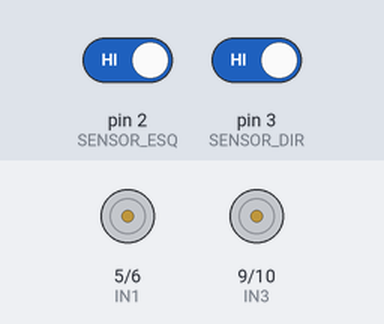
Recording of a sketch running on a simulated Arduino Uno, built with avr-gcc and run on an emulated ATmega328P. Shown: motor-driver pin pairs drawn as motors (green arrow = first pin HIGH = forward, orange = second pin HIGH = backward, longer = more drive). Inputs (shaded band) come from the test bench; at power-on: pin 2 (SENSOR_ESQ) HIGH, pin 3 (SENSOR_DIR) HIGH.

Above: at 1.2 s.
1.3 s: pin 2 (SENSOR_ESQ) driven LOW
At 2.4 s:
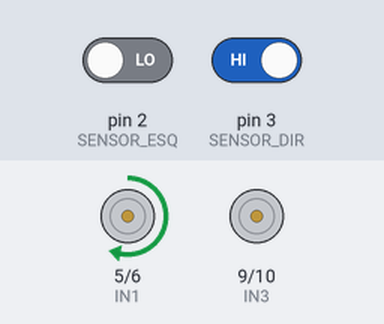
2.8 s: pin 3 (SENSOR_DIR) driven LOW
At 3.5 s:
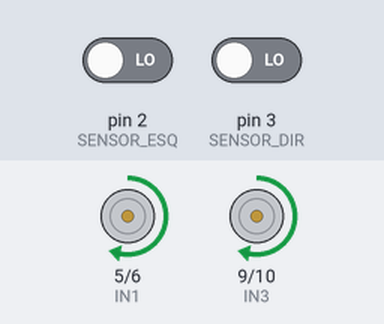
4.3 s: pin 2 (SENSOR_ESQ) driven HIGH
At 4.6 s:
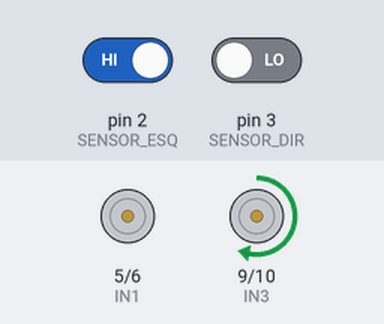
Timing chart, 0 to 7.3 s (numbered marks = the images above; inputs shaded):
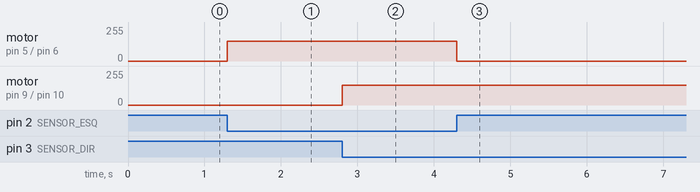

The sketch:

sketch_nov3a.ino
```cpp
// ===================================================
// PROJETO ROBÔ SEGUE-LINHA (ARDUINO UNO + L9110S + 2x TCRT5000)
// ===================================================

// --- Mapeamento dos Pinos dos Sensores de Linha ---
const int SENSOR_ESQ = 2; // Sensor Esquerdo (D0)
const int SENSOR_DIR = 3; // Sensor Direito (D0)

// --- Mapeamento dos Pinos da Ponte H L9110S ---
const int IN1 = 5;  // Motor Esquerdo (Sentido A / PWM)
const int IN2 = 6;  // Motor Esquerdo (Sentido B / PWM)
const int IN3 = 9;  // Motor Direito (Sentido A / PWM)
const int IN4 = 10; // Motor Direito (Sentido B / PWM)

// --- Ajuste de Velocidade (0 a 255) ---
// Motores DC com 4 pilhas costumam responder bem entre 120 e 180
int velocidade = 150;

// Protótipos das funções
void frente();
void esquerda();
void direita();
void parar();

void setup() {
  // Configuração dos pinos dos sensores como Entrada
  pinMode(SENSOR_ESQ, INPUT);
  pinMode(SENSOR_DIR, INPUT);

  // Configuração dos pinos dos motores como Saída
  pinMode(IN1, OUTPUT);
  pinMode(IN2, OUTPUT);
  pinMode(IN3, OUTPUT);
  pinMode(IN4, OUTPUT);

  // Inicializa com motores parados
  parar();
}

void loop() {
  // Leitura dos sensores (0 = Branco / 1 = Preto na maioria dos módulos)
  int leituraEsq = digitalRead(SENSOR_ESQ);
  int leituraDir = digitalRead(SENSOR_DIR);

  // Lógica de Movimentação do Segue-Linha:
  if (leituraEsq == LOW && leituraDir == LOW) {
    // Ambos na pista branca -> Anda para FRENTE
    frente();
  } else if (leituraEsq == HIGH && leituraDir == LOW) {
    // Sensor Esquerdo detectou a linha preta -> Vira para a ESQUERDA
    esquerda();
  } else if (leituraEsq == LOW && leituraDir == HIGH) {
    // Sensor Direito detectou a linha preta -> Vira para a DIREITA
    direita();
  } else if (leituraEsq == HIGH && leituraDir == HIGH) {
    // Ambos na linha preta ou cruzamento -> PARAR
    parar();
  }
}

// ===================================================
// FUNÇÕES DE CONTROLE DOS MOTORES (L9110S)
// ===================================================

void frente() {
  // Motor Esquerdo FRENTE
  analogWrite(IN1, velocidade);
  analogWrite(IN2, 0);

  // Motor Direito FRENTE
  analogWrite(IN3, velocidade);
  analogWrite(IN4, 0);
}

void esquerda() {
  // Motor Esquerdo PARADO / REVERSO
  analogWrite(IN1, 0);
  analogWrite(IN2, 0);

  // Motor Direito FRENTE (gira o robô para a esquerda)
  analogWrite(IN3, velocidade);
  analogWrite(IN4, 0);
}

void direita() {
  // Motor Esquerdo FRENTE (gira o robô para a direita)
  analogWrite(IN1, velocidade);
  analogWrite(IN2, 0);

  // Motor Direito PARADO / REVERSO
  analogWrite(IN3, 0);
  analogWrite(IN4, 0);
}

void parar() {
  analogWrite(IN1, 0);
  analogWrite(IN2, 0);
  analogWrite(IN3, 0);
  analogWrite(IN4, 0);
}
```

Measured:
- after the input at 1.3 s, motor on pin 5 (IN1) / pin 6 (IN2): stopped → forward 150/255 at once
- after the input at 2.8 s, motor on pin 9 (IN3) / pin 10 (IN4): stopped → forward 150/255 at once
- after the input at 4.3 s, motor on pin 5 (IN1) / pin 6 (IN2): forward 150/255 → stopped at once
